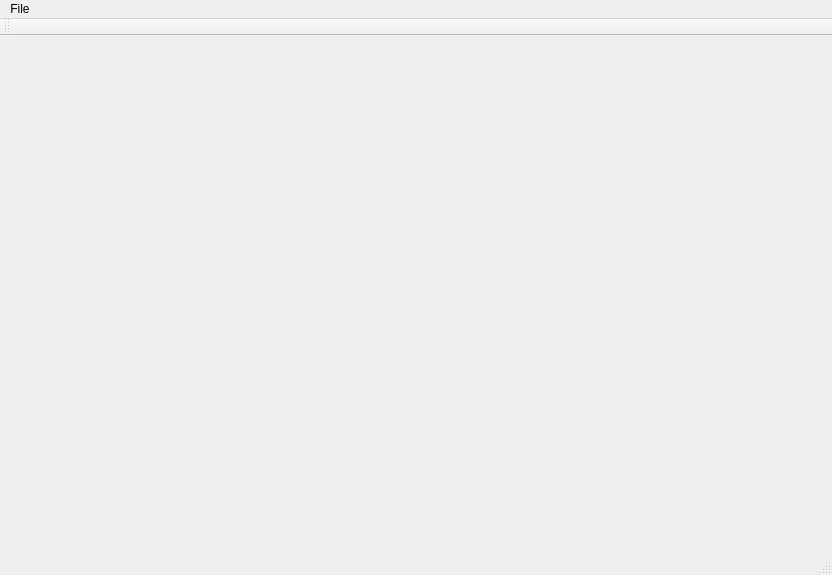
<?xml version="1.0" encoding="UTF-8"?>
<ui version="4.0">
 <class>MainWindow</class>
 <widget class="QMainWindow" name="MainWindow">
  <property name="geometry">
   <rect>
    <x>0</x>
    <y>0</y>
    <width>832</width>
    <height>575</height>
   </rect>
  </property>
  <property name="acceptDrops">
   <bool>true</bool>
  </property>
  <property name="windowTitle">
   <string>BVH View</string>
  </property>
  <widget class="MyQGLWidget" name="centralWidget">
   <property name="focusPolicy">
    <enum>Qt::StrongFocus</enum>
   </property>
   <layout class="QVBoxLayout" name="verticalLayout"/>
  </widget>
  <widget class="QToolBar" name="mainToolBar">
   <attribute name="toolBarArea">
    <enum>TopToolBarArea</enum>
   </attribute>
   <attribute name="toolBarBreak">
    <bool>false</bool>
   </attribute>
  </widget>
  <widget class="QStatusBar" name="statusBar"/>
  <widget class="QMenuBar" name="menuBar">
   <property name="geometry">
    <rect>
     <x>0</x>
     <y>0</y>
     <width>832</width>
     <height>22</height>
    </rect>
   </property>
   <widget class="QMenu" name="menuFile">
    <property name="title">
     <string>File</string>
    </property>
    <addaction name="actionOpen"/>
   </widget>
   <addaction name="menuFile"/>
  </widget>
  <action name="actionQuit">
   <property name="text">
    <string>Quit</string>
   </property>
   <property name="menuRole">
    <enum>QAction::QuitRole</enum>
   </property>
  </action>
  <action name="actionXX">
   <property name="text">
    <string>XX</string>
   </property>
  </action>
  <action name="actionOpen">
   <property name="text">
    <string>Open</string>
   </property>
  </action>
 </widget>
 <layoutdefault spacing="6" margin="11"/>
 <customwidgets>
  <customwidget>
   <class>MyQGLWidget</class>
   <extends>QWidget</extends>
   <header>myqglwidget.h</header>
   <container>1</container>
  </customwidget>
 </customwidgets>
 <resources/>
 <connections>
  <connection>
   <sender>actionOpen</sender>
   <signal>triggered()</signal>
   <receiver>MainWindow</receiver>
   <slot>openSelected()</slot>
   <hints>
    <hint type="sourcelabel">
     <x>-1</x>
     <y>-1</y>
    </hint>
    <hint type="destinationlabel">
     <x>415</x>
     <y>287</y>
    </hint>
   </hints>
  </connection>
 </connections>
 <slots>
  <slot>openSelected()</slot>
  <slot>quitSelected()</slot>
 </slots>
</ui>
